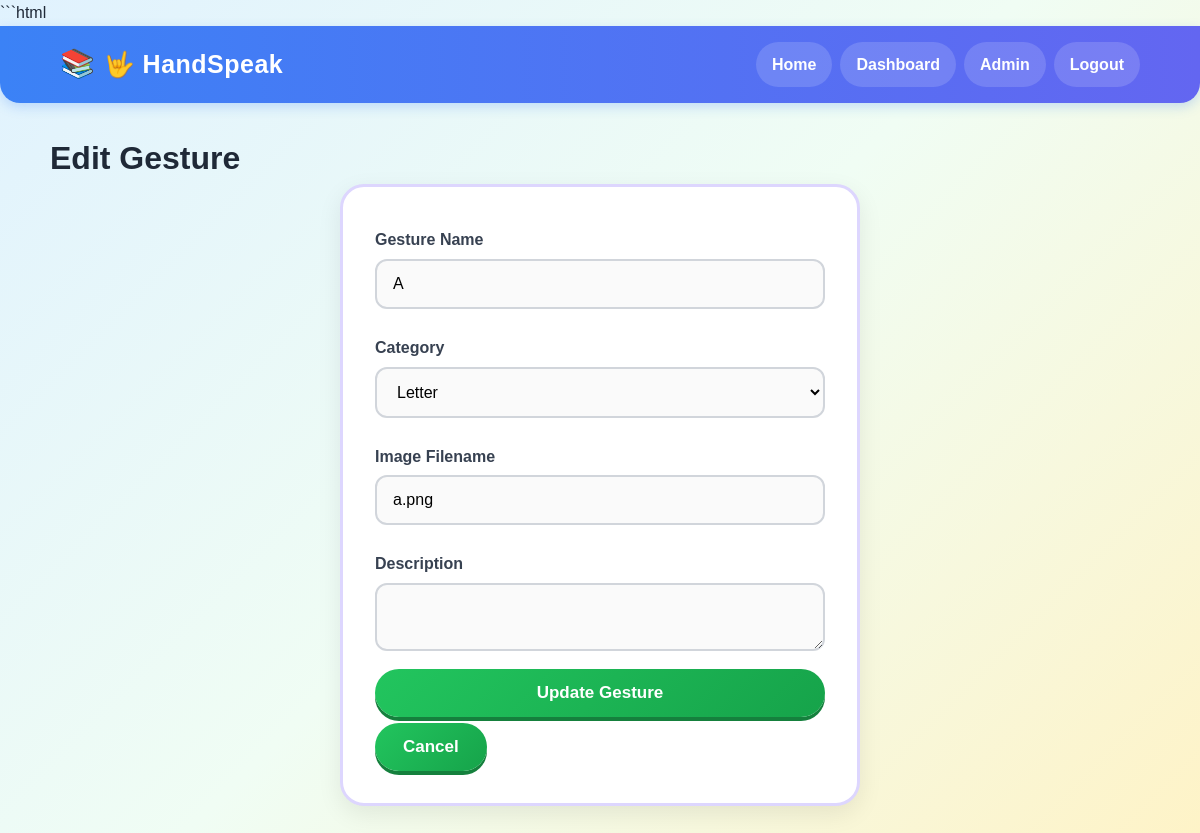
/admin/gestures/edit/60 (signed in), run on the app's committed database.
### tables this page shows
CREATE TABLE gestures (
            id INTEGER PRIMARY KEY AUTOINCREMENT,
            name TEXT NOT NULL,
            category TEXT NOT NULL,
            image TEXT NOT NULL,
            description TEXT,
            created_at TIMESTAMP DEFAULT CURRENT_TIMESTAMP
        );

### app.py (the view, shortened to what this page needs)
@app.route("/admin/gestures/edit/<int:gesture_id>", methods=["GET", "POST"])
def edit_gesture(gesture_id):
    conn = get_db()
    if request.method == "GET":
        gesture = conn.execute(
            "SELECT * FROM gestures WHERE id = ?",
            (gesture_id,)
        ).fetchone()
        conn.close()
        if gesture is None:
            return "Gesture not found", 404
        return render_template(
            "edit_gesture.html",
            gesture=gesture
        )

### app.py (called while the page is built)
def get_db():
    connection = sqlite3.connect(DATABASE)
    connection.row_factory = sqlite3.Row
    return connection

### templates/edit_gesture.html (shortened to what this page needs)
{% extends "base.html" %}
{% block content %}
<h1>
    Edit Gesture
</h1>
<div class="form-container">
    <form
        method="POST"
        action="{{ url_for(
            'edit_gesture',
            gesture_id=gesture['id']
        ) }}"
    >
        <label>
            Gesture Name
        </label>
        <input
            type="text"
            name="name"
            value="{{ gesture['name'] }}"
            required
        >
        <label>
            Category
        </label>
        <select name="category">
            <option
                value="letter"
                {% if gesture['category'] == 'letter' %}
                    selected
                {% endif %}
            >
                Letter
            </option>
        </select>
        <label>
            Image Filename
        </label>
        <input
            type="text"
            name="image"
            value="{{ gesture['image'] }}"
            required
        >
        <label>
            Description
        </label>
        <textarea
            name="description"
        >{{ gesture['description'] }}</textarea>
        <button type="submit">
            Update Gesture
        </button>
        <a href="{{ url_for('admin_gestures') }}">
            <button type="button">
                Cancel
            </button>
        </a>
    </form>
</div>
{% endblock %}

### static/css/style.css (style rules this page uses)
* { box-sizing: border-box; margin: 0; padding: 0; }
body { margin: 0; font-family: 'Comic Sans MS', 'Bubblegum Sans', 'Arial Rounded MT Bold', Arial, sans-serif; background: linear-gradient(135deg, #e0f2fe 0%, #f0fdf4 50%, #fef3c7 100%); color: #1f2937; line-height: 1.6; font-size: 16px; }
.button, button { border: none; background: linear-gradient(135deg, #22c55e, #16a34a); color: white; padding: 14px 28px; border-radius: 50px; cursor: pointer; text-decoration: none; font-size: 17px; font-weight: bold; transition: all 0.2s ease; box-shadow: 0 4px 0 #15803d; }
.form-container { width: 100%; max-width: 520px; margin: 0 auto; background: white; padding: 32px; border-radius: 24px; box-shadow: 0 8px 24px rgba(0, 0, 0, 0.08); border: 3px solid #ddd6fe; }
form { display: flex; flex-direction: column; gap: 6px; }
form label { font-weight: 600; color: #374151; margin-top: 8px; }
input, select, textarea { width: 100%; padding: 14px 16px; border: 2px solid #d1d5db; border-radius: 12px; margin-bottom: 12px; font-size: 16px; transition: border-color 0.2s, box-shadow 0.2s; background: #fafafa; }

### data on the page
gestures: name "A", category "Letter", image "a.png"
